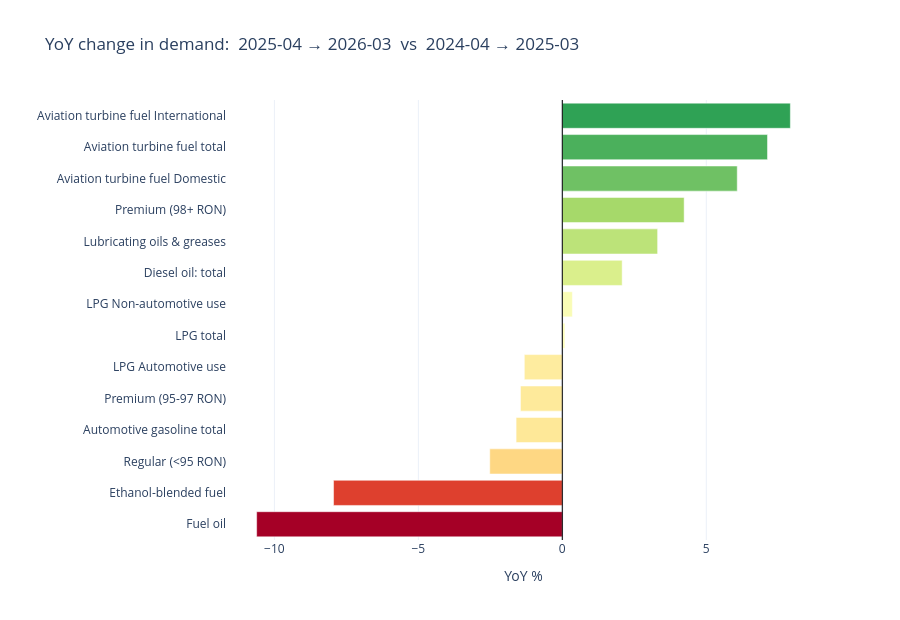

Source (notebook cell):
### Markdown cell above
## 5. Year-over-year growth (all products)

Compares the trailing 12 months of demand to the 12 months before that. Aggregating to a full-year basis smooths out single-month volatility and gives a clean read on _direction_ per product. Excludes synthetic aggregate rows (`Total`, `Other products`).

### Code cell
end = demand["date"].max()
last12_start = end - pd.DateOffset(months=11)
prev12_end = last12_start - pd.DateOffset(months=1)
prev12_start = prev12_end - pd.DateOffset(months=11)

scope = demand_products  # synthetic-rows already excluded
last12 = scope[(scope["date"] >= last12_start) & (scope["date"] <= end)]
prev12 = scope[(scope["date"] >= prev12_start) & (scope["date"] <= prev12_end)]

yoy = pd.DataFrame({
    "last12": last12.groupby("product_native")["value"].sum(),
    "prev12": prev12.groupby("product_native")["value"].sum(),
})
# Only keep products with a meaningful prior baseline so the % isn't noise.
yoy = yoy[yoy["prev12"] > 100]
yoy["abs_change"] = yoy["last12"] - yoy["prev12"]
yoy["yoy_pct"] = (yoy["last12"] / yoy["prev12"] - 1) * 100
yoy = yoy.sort_values("yoy_pct")

fig = px.bar(
    yoy.reset_index(), x="yoy_pct", y="product_native", orientation="h",
    title=(
        f"YoY change in demand:  {last12_start.strftime('%Y-%m')} → {end.strftime('%Y-%m')}  "
        f"vs  {prev12_start.strftime('%Y-%m')} → {prev12_end.strftime('%Y-%m')}"
    ),
    labels={"yoy_pct": "YoY %", "product_native": ""},
    color="yoy_pct", color_continuous_scale="RdYlGn", color_continuous_midpoint=0,
)
fig.update_layout(template="plotly_white", height=620, coloraxis_showscale=False)
fig.add_vline(x=0, line=dict(color="black", width=1))
fig.show()

display(yoy[["last12", "prev12", "abs_change", "yoy_pct"]].style.format({
    "last12": "{:,.0f}",
    "prev12": "{:,.0f}",
    "abs_change": "{:+,.0f}",
    "yoy_pct": "{:+.2f}%",
}))

### Figure 1 — Plotly figure (JSON) as saved in the notebook; plotly's stock layout.template omitted (floating-point values rounded to 4 significant figures)
{"data": [{"hovertemplate": "YoY %=%{marker.color}<br>=%{y}<extra></extra>", "legendgroup": "", "marker": {"color": [-10.62, -7.946, -2.52, -1.605, -1.453, -1.319, 0.09157, 0.3498, 2.079, 3.31, 4.232, 6.076, 7.127, 7.92], "coloraxis": "coloraxis", "pattern": {"shape": ""}}, "name": "", "orientation": "h", "showlegend": false, "textposition": "auto", "type": "bar", "x": [-10.62, -7.946, -2.52, -1.605, -1.453, -1.319, 0.09157, 0.3498, 2.079, 3.31, 4.232, 6.076, 7.127, 7.92], "xaxis": "x", "y": ["Fuel oil", "Ethanol-blended fuel", "Regular (<95 RON)", "Automotive gasoline total", "Premium (95-97 RON)", "LPG Automotive use", "LPG total", "LPG Non-automotive use", "Diesel oil: total", "Lubricating oils & greases", "Premium (98+ RON)", "Aviation turbine fuel Domestic", "Aviation turbine fuel total", "Aviation turbine fuel International"], "yaxis": "y"}], "layout": {"barmode": "relative", "coloraxis": {"cmid": 0, "colorbar": {"title": {"text": "YoY %"}}, "colorscale": [[0, "rgb(165,0,38)"], [0.1, "rgb(215,48,39)"], [0.2, "rgb(244,109,67)"], [0.3, "rgb(253,174,97)"], [0.4, "rgb(254,224,139)"], [0.5, "rgb(255,255,191)"], [0.6, "rgb(217,239,139)"], [0.7, "rgb(166,217,106)"], [0.8, "rgb(102,189,99)"], [0.9, "rgb(26,152,80)"], [1, "rgb(0,104,55)"]], "showscale": false}, "height": 620, "legend": {"tracegroupgap": 0}, "shapes": [{"line": {"color": "black", "width": 1}, "type": "line", "x0": 0, "x1": 0, "xref": "x", "y0": 0, "y1": 1, "yref": "y domain"}], "title": {"text": "YoY change in demand:  2025-04 → 2026-03  vs  2024-04 → 2025-03"}, "xaxis": {"anchor": "y", "domain": [0, 1], "title": {"text": "YoY %"}}, "yaxis": {"anchor": "x", "domain": [0, 1], "title": {"text": ""}}}}
